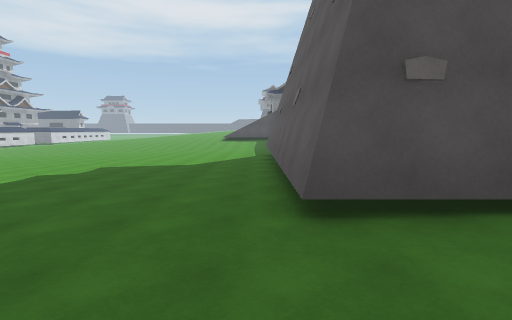
view 1 (above)

18 first-person views from a walk through a scene from a Unity 3-D project. The camera is 1.5 m above the floor, tilts 6° down and sees 85° across. The floor is counted in squares, 2 m on a side. Each view is taken from the middle of a square. On the plan, view 1 faces up. The plan holds only what a view shows up to about 10 squares ahead; the rest is blank. The place goes on beyond the plan. Surface patterns are stand-ins for the level's own textures.

view 2
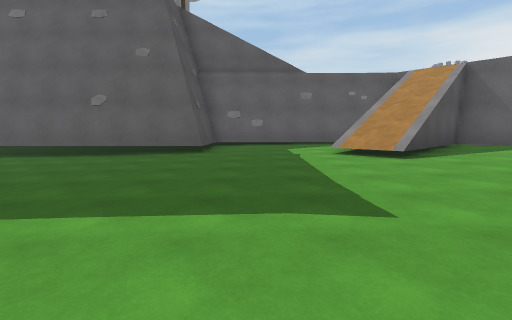

view 3
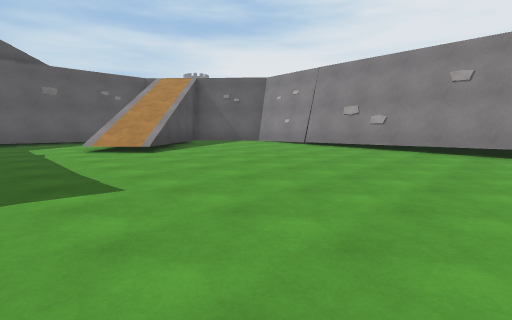

view 4
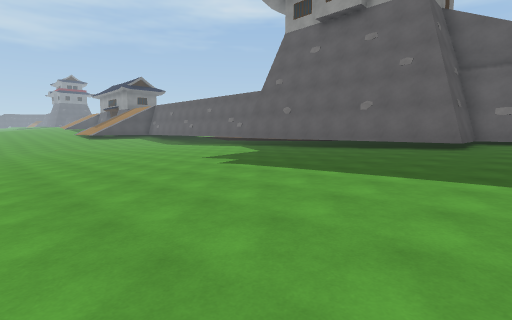

view 5
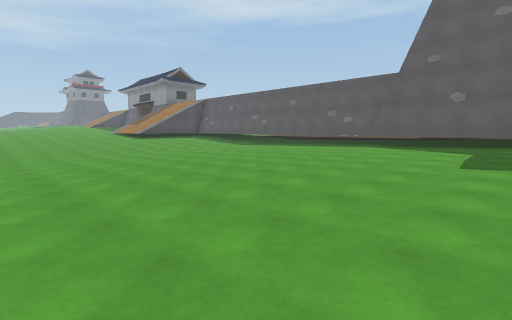

view 6
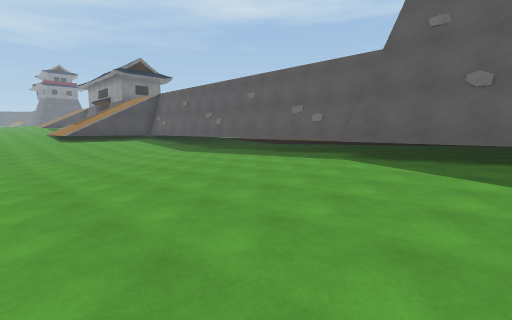

view 7
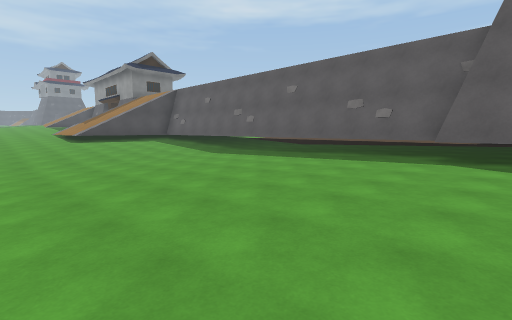

view 8
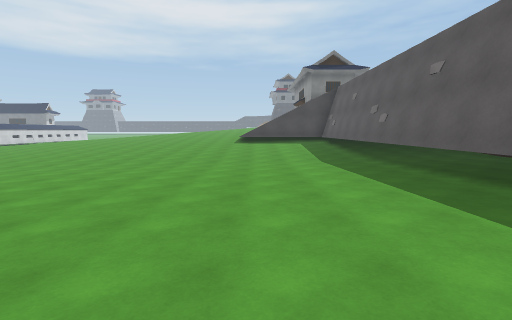

view 9
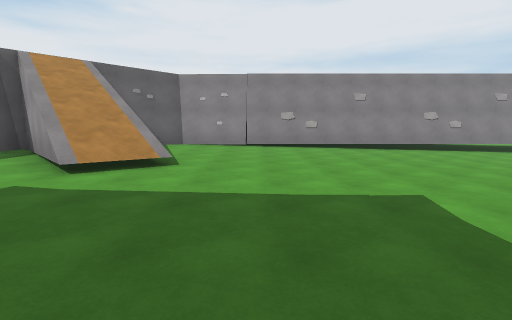

view 10
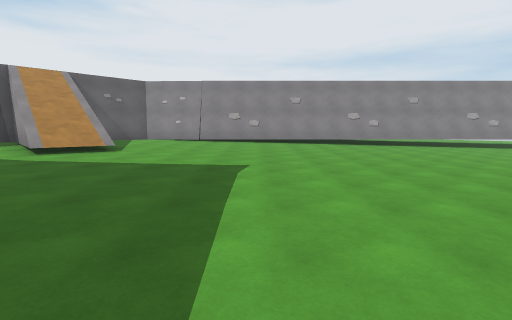

view 11
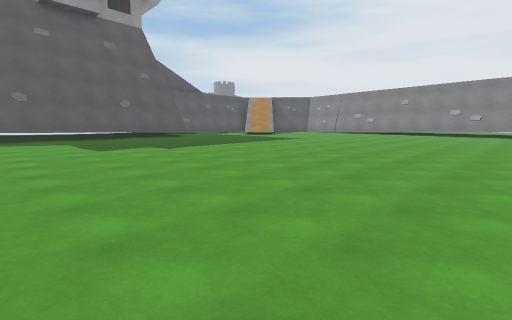

view 12
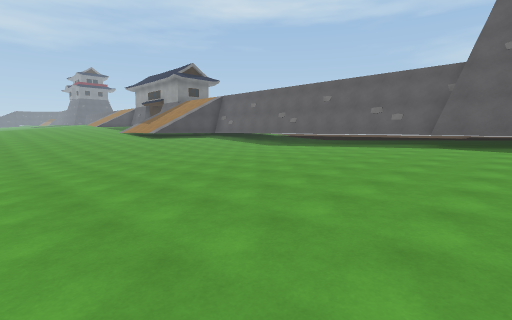

view 13
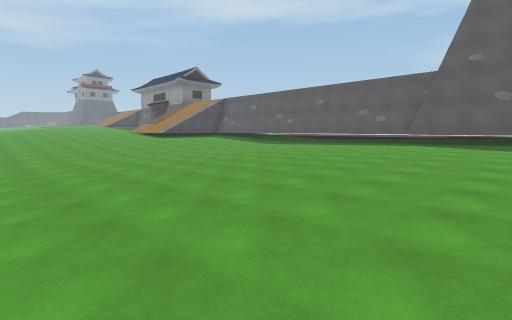

view 14
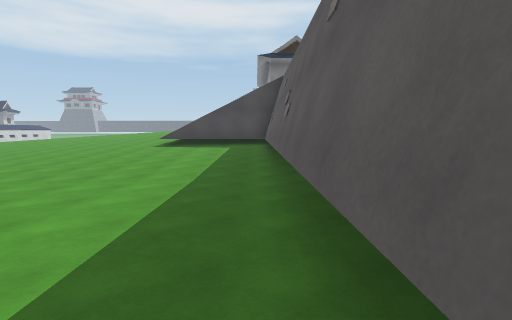

view 15
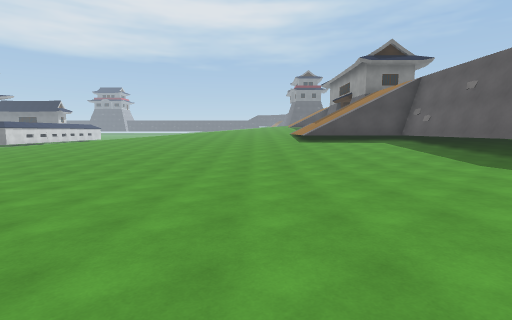

view 16
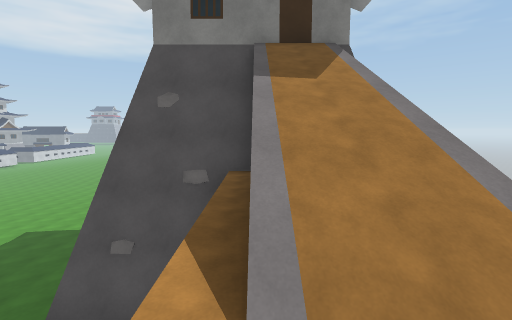

view 17
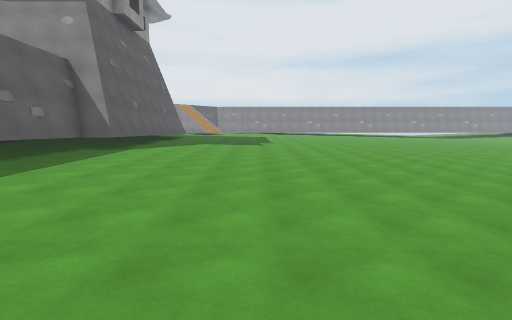

view 18
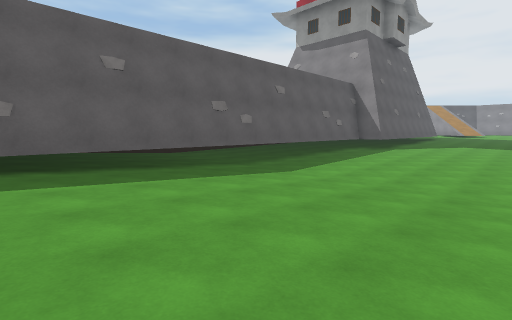

### Floor plan
Key: @ floor where view 1 was taken; # wall or solid block; . main floor; : floor 0.25 m higher than the main floor; - floor 0.25 m lower than the main floor; + floor 0.5 m higher than the main floor; _ floor 0.5 m lower than the main floor; * floor 0.75 m higher than the main floor; < floor 0.75 m lower than the main floor; ( floor 1 m lower than the main floor; % floor 5.75 m higher than the main floor; / step, stairs or slope; = window, fence, low wall or low ledge; T tower.
Columns run from 12 left of view 1 to 6 right of it. Each row starts with its distance up from view 1.
 23     -.......::#
 22 ___----.......#
 21 _____----.....=
 20 <<_____----...=
 19 <<<<_____----.=
 18  (<<<<_____---=
 17  <<<<_____----=
 16  <<<_____----.=
 15  <<<_____----.=
 14  <<_____----..=
 13  <_____----...=
 12  _____----....=
 11 _____----....TT
 10 ____----.....T###
  9 ___----......TT
  8 __----.......TT
  7 _----.......:TT
  6 ----.......::TT
  5 ----.......::#
  4 ---.......:::#####=
  3 --.......::::##TT/
  2 -.......::::+++#//
  1 .......::::++++#//
  0 ......::::++@++#//#
 -1  ....::::++/=+*#//
 -2  ...::::+++//#*#%
 -3 ...::::+++++//##
 -4 ..::::+++++*///=
 -5 ..::::++++***//%
 -6  ::::+++++**##
 -7 #############

Where each view was taken, in squares from view 1:
view 1: 0 up, 0 right, facing up
view 2: 1 up, 7 left, facing right
view 3: 1 up, 8 left, facing down-right
view 4: 1 up, 9 left, facing up-right
view 5: 7 up, 10 left, facing up-right
view 6: 8 up, 6 left, facing up-right
view 7: 10 up, 6 left, facing up-right
view 8: 10 up, 2 left, facing up
view 9: 3 up, 3 left, facing down
view 10: 5 up, 5 left, facing down
view 11: 10 up, 12 left, facing down-right
view 12: 9 up, 10 left, facing up-right
view 13: 8 up, 11 left, facing up-right
view 14: 13 up, 1 right, facing up
view 15: 12 up, 5 left, facing up
view 16: 2 down, 4 right, facing up
view 17: 20 up, 4 left, facing down
view 18: 23 up, 4 left, facing down-right
